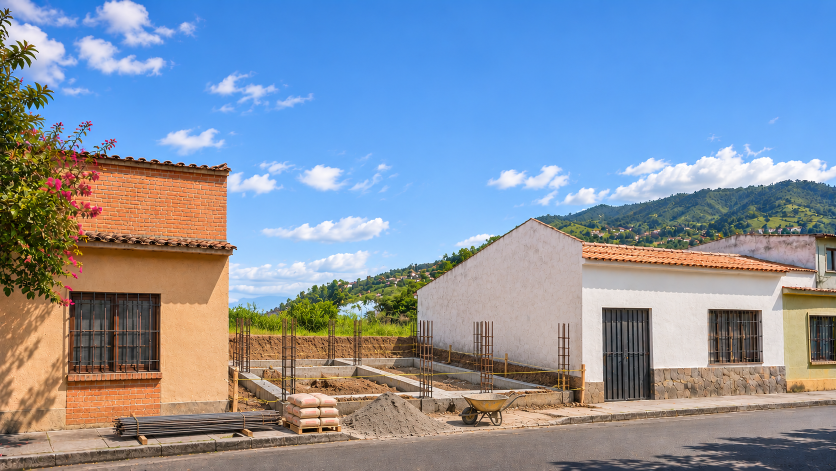
#> input picture frontend/design/imagenes/etapa-2-cimentacion.png, 1672 x 941 px (shown at 1/2 size); its folder holds 4 pictures in this run
$ python align_hero.py
#> lines starting #> are read from the running program, lines starting #| are printed output that depends on the picture; after the words box and inside, x2 and y2 are one past the last pixel; in counts of white or black regions, pixels touching at a corner belong together
"""
Alinea las fotos de la obra (misma calle, misma cámara) para que el fundido del hero no salte.

Las imágenes generadas por IA cambian un poco el encuadre de una a otra. Este script busca
puntos comunes (las casas vecinas, la calle, las montañas) contra una foto de referencia,
calcula una similitud (escala + giro + traslado) con RANSAC, deforma cada foto a la
referencia y recorta todas al área que comparten, en 16:9.

Uso (desde frontend/):  python scripts/align_hero.py
Lee design/imagenes/<nombre>.png y escribe design/imagenes/hero-NN-<nombre>.png.
"""
from pathlib import Path

import cv2
import numpy as np

SRC = Path(__file__).resolve().parent.parent / "design" / "imagenes"
REF = "etapa-2-cimentacion"
# orden del recorrido; la primera (el plano sobre la mesa) es otra escena y no se alinea
SEQ = [
    "obra-01-replanteo",
    "etapa-2-cimentacion",
    "obra-02-cimiento-fundido",
    "etapa-3-muros",
    "obra-03-losa",
    "obra-04-segundo-piso",
    "etapa-4-estructura",
    "obra-05-panete",
    "obra-06-pintura",
    "etapa-5-acabados",
    "obra-07-hora-dorada",
    "etapa-6-hogar",
]
# variantes del mismo cuadro (luces apagadas) que se alinean y recortan igual: nombre fuente -> salida
VARIANTS = {"obra-08-hogar-apagado": "hero-13-hogar-apagado"}
# pares interiores: la variante se alinea sobre su foto base y conserva su tamaño
PAIRS = [
    ("interior-umbral", "interior-umbral-cerrada-fuente", "interior-umbral-cerrada"),
    ("interior-terraza", "interior-terraza-apagada-fuente", "interior-terraza-apagada"),
]
OUT_W, OUT_H = 1920, 1080


def load(name: str) -> np.ndarray:
    img = cv2.imread(str(SRC / f"{name}.png"), cv2.IMREAD_COLOR)
    if img is None:
        raise SystemExit(f"falta {name}.png")
    return img


def match(ref: np.ndarray, img: np.ndarray) -> np.ndarray:
    """Matriz 2x3 que lleva `img` sobre `ref` (similitud)."""
    sift = cv2.SIFT_create(6000)
    g1 = cv2.cvtColor(ref, cv2.COLOR_BGR2GRAY)
    g2 = cv2.cvtColor(img, cv2.COLOR_BGR2GRAY)
    k1, d1 = sift.detectAndCompute(g1, None)
    k2, d2 = sift.detectAndCompute(g2, None)
    pairs = cv2.BFMatcher(cv2.NORM_L2).knnMatch(d2, d1, k=2)
    good = [m for m, n in (p for p in pairs if len(p) == 2) if m.distance < 0.72 * n.distance]
    src = np.float32([k2[m.queryIdx].pt for m in good])
    dst = np.float32([k1[m.trainIdx].pt for m in good])
    M, inl = cv2.estimateAffinePartial2D(src, dst, method=cv2.RANSAC, ransacReprojThreshold=4, maxIters=8000, confidence=0.999)
    if M is None:
        raise SystemExit("sin coincidencias suficientes")
    s = float(np.hypot(M[0, 0], M[1, 0]))
    print(f"  {len(good):5d} pares, {int(inl.sum()):5d} inliers, escala {s:.3f}, dx {M[0, 2]:7.1f}, dy {M[1, 2]:7.1f}")
    return M


def main() -> None:
    ref = load(REF)
#> in load, img is the input picture: shape (941, 1672, 3); mean B, G, R 165.2, 146.6, 133.3
    h, w = ref.shape[:2]
#> h = 941; w = 1672
    warped: dict[str, np.ndarray] = {}
    valid = np.ones((h, w), np.uint8)
    for name in [*SEQ, *VARIANTS]:
        img = load(name)
#> call 2 of load, with name = 'obra-01-replanteo'
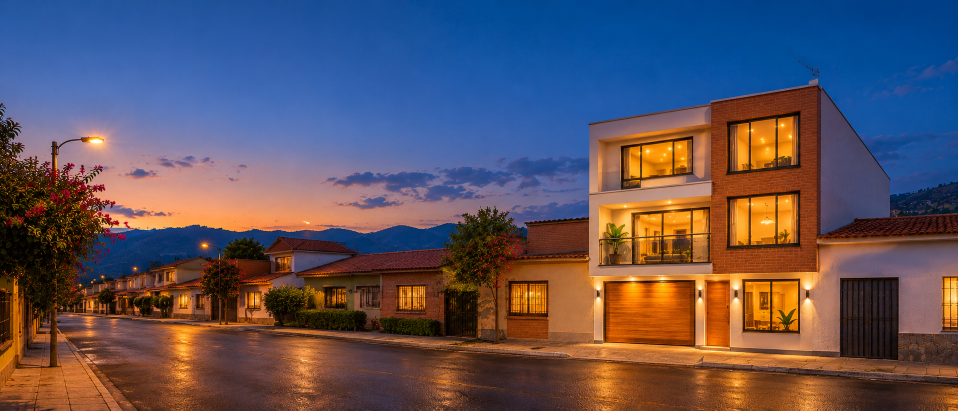
#> input picture frontend/design/imagenes/cierre-calle.png, 1916 x 821 px, given in place of obra-01-replanteo.png, which was not available (shown at 1/2 size)
#> in load, img is the input picture: shape (821, 1916, 3); mean B, G, R 91.9, 82.4, 93.7
        print(name)
        if name == REF:
            out = ref
            mask = np.full((h, w), 255, np.uint8)
        else:
            M = match(ref, img)
#> in match, `g1 = cv2.cvtColor(ref, cv2.COLOR_BGR2GRAY)`:
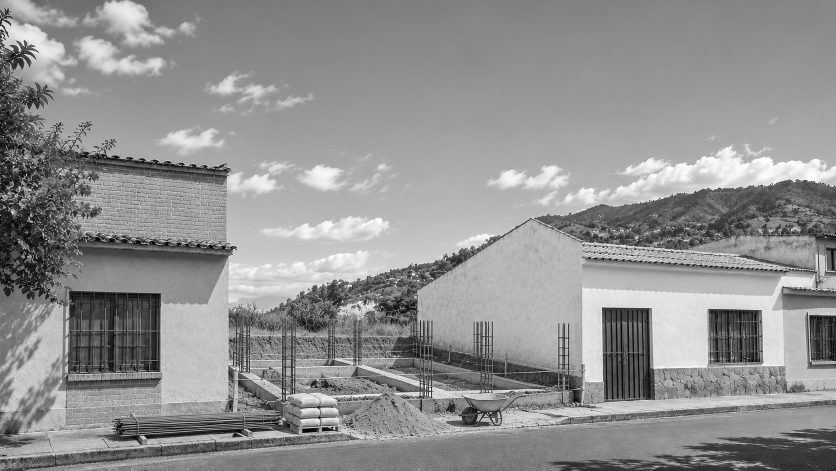
#> g1: shape (941, 1672) (shown at 1/2 size); min 0, max 255, mean 144.7
#> in match, `g2 = cv2.cvtColor(img, cv2.COLOR_BGR2GRAY)`:
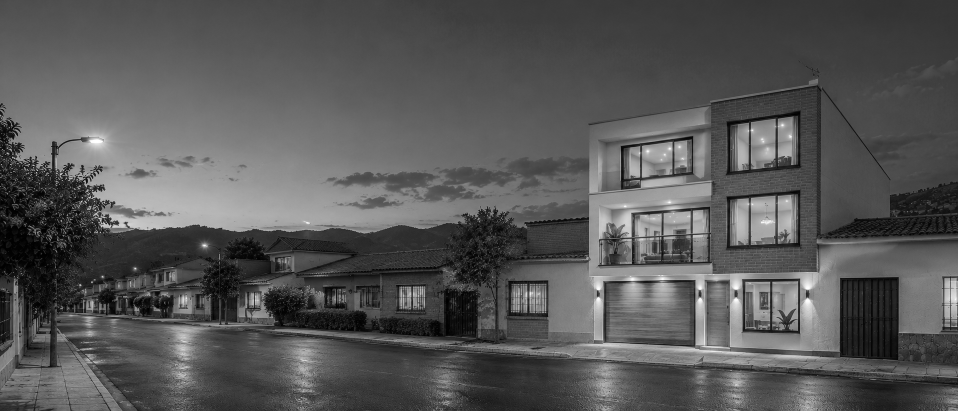
#> g2: shape (821, 1916) (shown at 1/2 size); min 0, max 255, mean 86.8
#> in match, `k1, d1 = sift.detectAndCompute(g1, None)`: k1 = 6000 keypoints; strongest (x, y, size): (1651, 474, 1.8), (64, 375, 2), (981, 826, 2.4), (17, 206, 1.8)
#> in match, `k2, d2 = sift.detectAndCompute(g2, None)`: k2 = 4327 keypoints; strongest (x, y, size): (184, 564, 1.9), (163, 403, 1.9), (160, 570, 2.4), (191, 421, 2)
#> in match, `pairs = cv2.BFMatcher(cv2.NORM_L2).knnMatch(d2, d1, k=2)`: pairs = 4327 matches
#> in match, `good = [m for m, n in (p for p in pairs if len(p) == 2) if m.distance ..`: good = 21 matches
#> in match, `src = np.float32([k2[m.queryIdx].pt for m in good])`: src = 21 rows, first 8: [506.7, 459.1], [583, 663.1], [723.7, 345.6], [772, 505.9], [797.8, 538.1], [804.9, 405.5], [948, 658], [949.6, 669.7]
#> in match, `dst = np.float32([k1[m.trainIdx].pt for m in good])`: dst = 21 rows, first 8: [1532.4, 313.8], [356.2, 918.3], [322.7, 322.6], [724.4, 791.2], [319.7, 903.6], [189.3, 293.3], [1160.5, 755.5], [1160.5, 755.5]
#> in match, `M, inl = cv2.estimateAffinePartial2D(src, dst, method=cv2.RANSAC, rans..`: M = [[0.945, -0.0978, -327.6], [0.0978, 0.945, -74.53]]; inl = 21 values, max 1 at index 2, min 0 at index 0, mean 0.19
#> in match, `s = float(np.hypot(M[0, 0], M[1, 0]))`: s = 0.95
#|      21 pares,     4 inliers, escala 0.950, dx  -327.6, dy   -74.5
            out = cv2.warpAffine(img, M, (w, h), flags=cv2.INTER_LANCZOS4, borderMode=cv2.BORDER_CONSTANT)
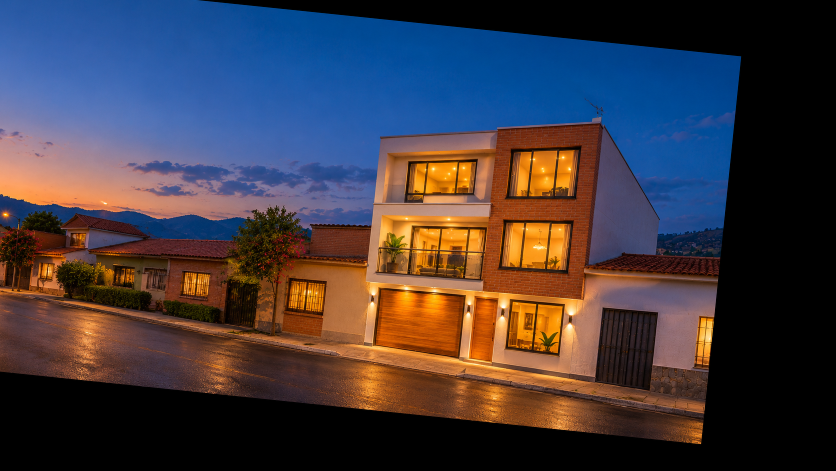
#> out: shape (941, 1672, 3) (shown at 1/2 size); mean B, G, R 65.5, 58.6, 65.7
            mask = cv2.warpAffine(np.full(img.shape[:2], 255, np.uint8), M, (w, h), flags=cv2.INTER_NEAREST)
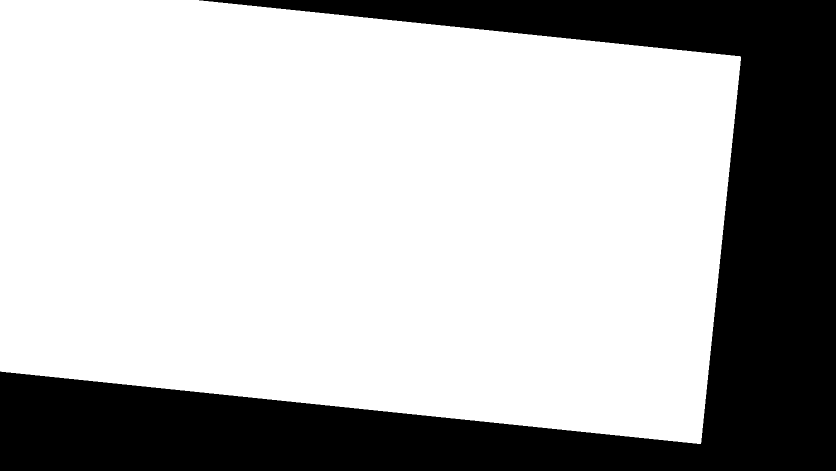
#> mask: shape (941, 1672) (shown at 1/2 size); 71.4% white; 1 black region, box (x1, y1, x2, y2) and area: (0, 0, 1672, 941) 450727
        warped[name] = out
        valid &= (mask > 0).astype(np.uint8)
#> pass 3 of the loop in main, `for name in [*SEQ, *VARIANTS]:`:
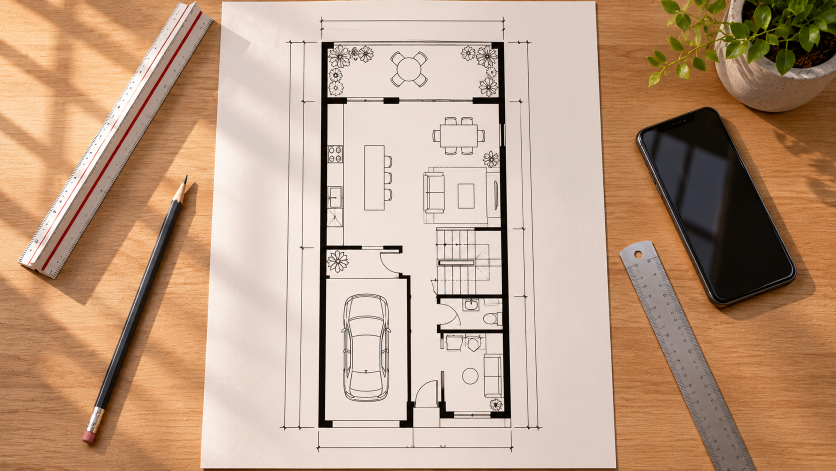
#> input picture frontend/design/imagenes/etapa-1-plano.png, 1672 x 941 px, given in place of obra-02-cimiento-fundido.png, which was not available (shown at 1/2 size)
#> in load, img is the input picture: shape (941, 1672, 3); mean B, G, R 134.8, 159, 189.9
#> g2: shape (941, 1672)
#> k2 = 2405 keypoints; strongest (x, y, size): (974, 113, 1.8), (671, 151, 2.4), (977, 174, 2), (913, 489, 2.4)
#> pairs = 2405 matches
#> in match (call 2), `pairs = cv2.BFMatcher(cv2.NORM_L2).knnMatch(d2, d1, k=2)`:
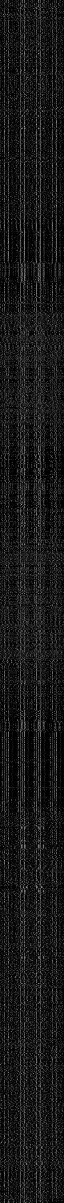
#> d2: shape (2405, 128) float32 (shown at 1/2 size); min 0, max 219, mean 24.8
#> good = 28 matches
#> src = 28 pairs, first value 119.1 to 1530.1, second value 55.86 to 926.6
#> dst = 28 pairs, first value 100.8 to 1660.5, second value 317.1 to 928.3
#> in match (call 2), `M, inl = cv2.estimateAffinePartial2D(src, dst, method=cv2.RANSAC, rans..`: M = [[0, 0, 267.1], [0, 0, 591.5]]; inl = 28 values, max 1 at index 2, min 0 at index 0, mean 0.286
#> s = 0
#|      28 pares,     8 inliers, escala 0.000, dx   267.1, dy   591.5
#> in main, `M = match(ref, img)`: M = [[0, 0, 267.1], [0, 0, 591.5]]
#> in main, `out = cv2.warpAffine(img, M, (w, h), flags=cv2.INTER_LANCZOS4, borderM..`:
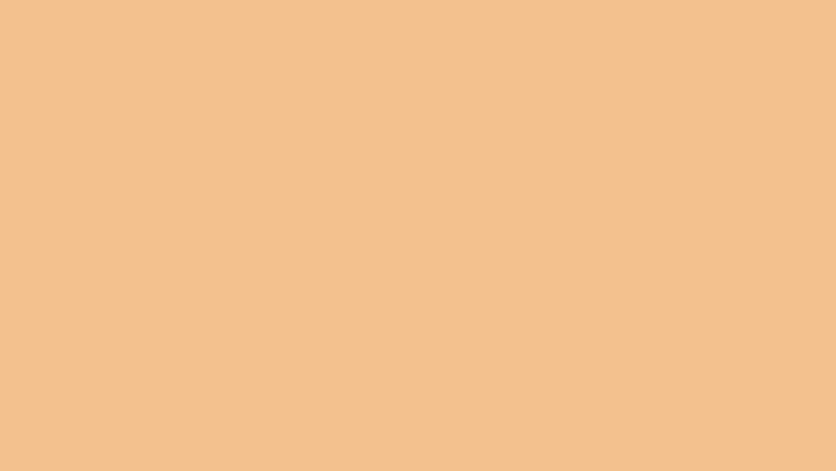
#> out: shape (941, 1672, 3) (shown at 1/2 size); mean B, G, R 141, 192, 244
#> mask: shape (941, 1672); every value is 255
#> the loop made 6 passes; the first 3 are shown

    # rectángulo común: recorta filas y columnas con huecos, luego a 16:9 centrado
    rows = np.where(valid.mean(axis=1) > 0.98)[0]
    cols = np.where(valid.mean(axis=0) > 0.98)[0]
    # margen de seguridad para los bordes interpolados
    y0, y1, x0, x1 = rows[0] + 4, rows[-1] - 3, cols[0] + 4, cols[-1] - 3
    cw, ch = x1 - x0, y1 - y0
    if cw / ch > 16 / 9:
        nw = int(ch * 16 / 9)
        x0 += (cw - nw) // 2
        x1 = x0 + nw
    else:
        nh = int(cw * 9 / 16)
        y0 += (ch - nh) // 2
        y1 = y0 + nh
    print(f"recorte común: x {x0}-{x1}, y {y0}-{y1} ({x1 - x0}x{y1 - y0})")

    for i, name in enumerate(SEQ, start=2):
        crop = warped[name][y0:y1, x0:x1]
        crop = cv2.resize(crop, (OUT_W, OUT_H), interpolation=cv2.INTER_LANCZOS4)
        cv2.imwrite(str(SRC / f"hero-{i:02d}-{name}.png"), crop)
    for name, out_name in VARIANTS.items():
        crop = cv2.resize(warped[name][y0:y1, x0:x1], (OUT_W, OUT_H), interpolation=cv2.INTER_LANCZOS4)
        cv2.imwrite(str(SRC / f"{out_name}.png"), crop)
    for base, src, out_name in PAIRS:
        b, v = load(base), load(src)
        print(src)
        M = match(b, v)
        out = cv2.warpAffine(v, M, (b.shape[1], b.shape[0]), flags=cv2.INTER_LANCZOS4, borderMode=cv2.BORDER_REPLICATE)
        cv2.imwrite(str(SRC / f"{out_name}.png"), out)
    # el plano sobre la mesa: solo recorte 16:9 al mismo tamaño
    plano = load("etapa-1-plano")
    ph, pw = plano.shape[:2]
    nh = int(pw * 9 / 16)
    top = (ph - nh) // 2
    cv2.imwrite(str(SRC / "hero-01-etapa-1-plano.png"), cv2.resize(plano[top : top + nh], (OUT_W, OUT_H), interpolation=cv2.INTER_LANCZOS4))
    print("listo")


if __name__ == "__main__":
#> (the run stopped early here; a loop or call above may not have finished)
